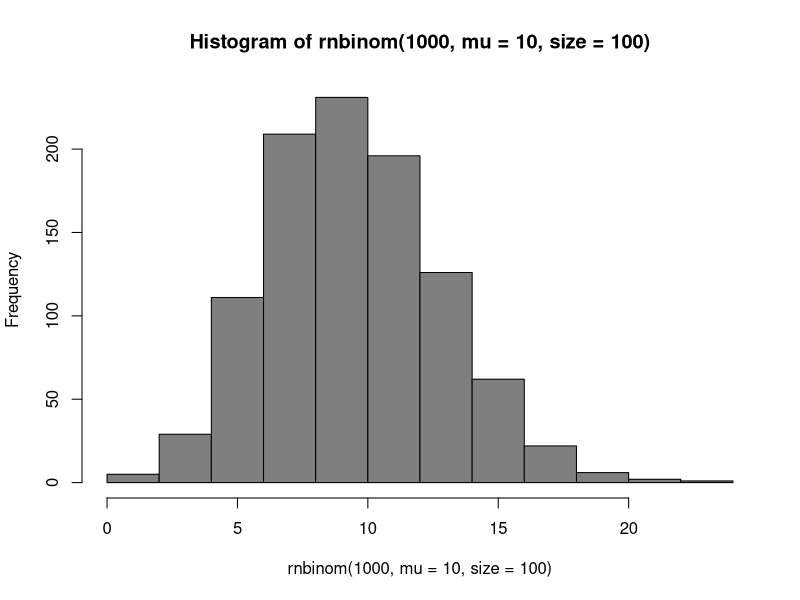
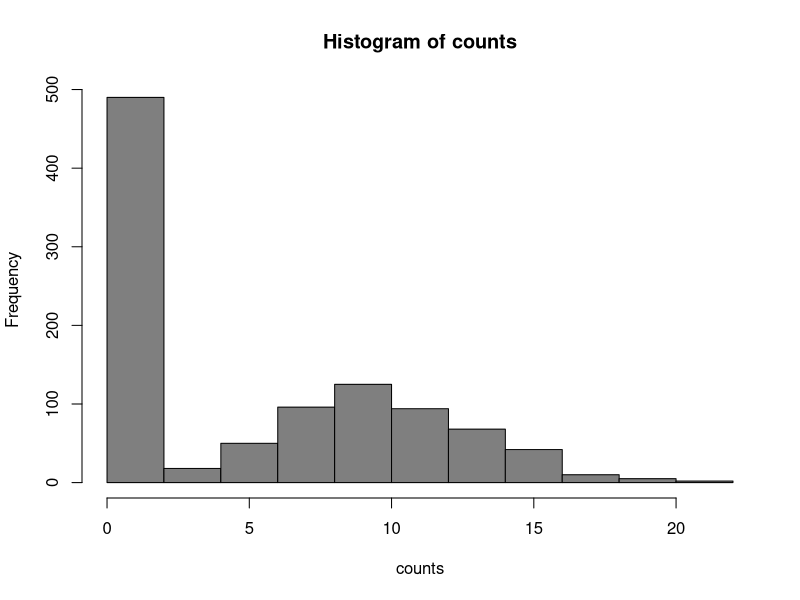

R code for these plots, in order:
## ---- chunk 1
library(knitr)
opts_chunk$set(fig.align = "center")
## ---- chunk 2
set.seed(1)
hist(rnbinom(1000, mu=10, size=100), col="grey50")
## ---- chunk 3
d = 0.5;
counts <- rnbinom(1000, mu=10, size=100);
counts[runif(1000) < d] = 0;
hist(counts, col="grey50");
